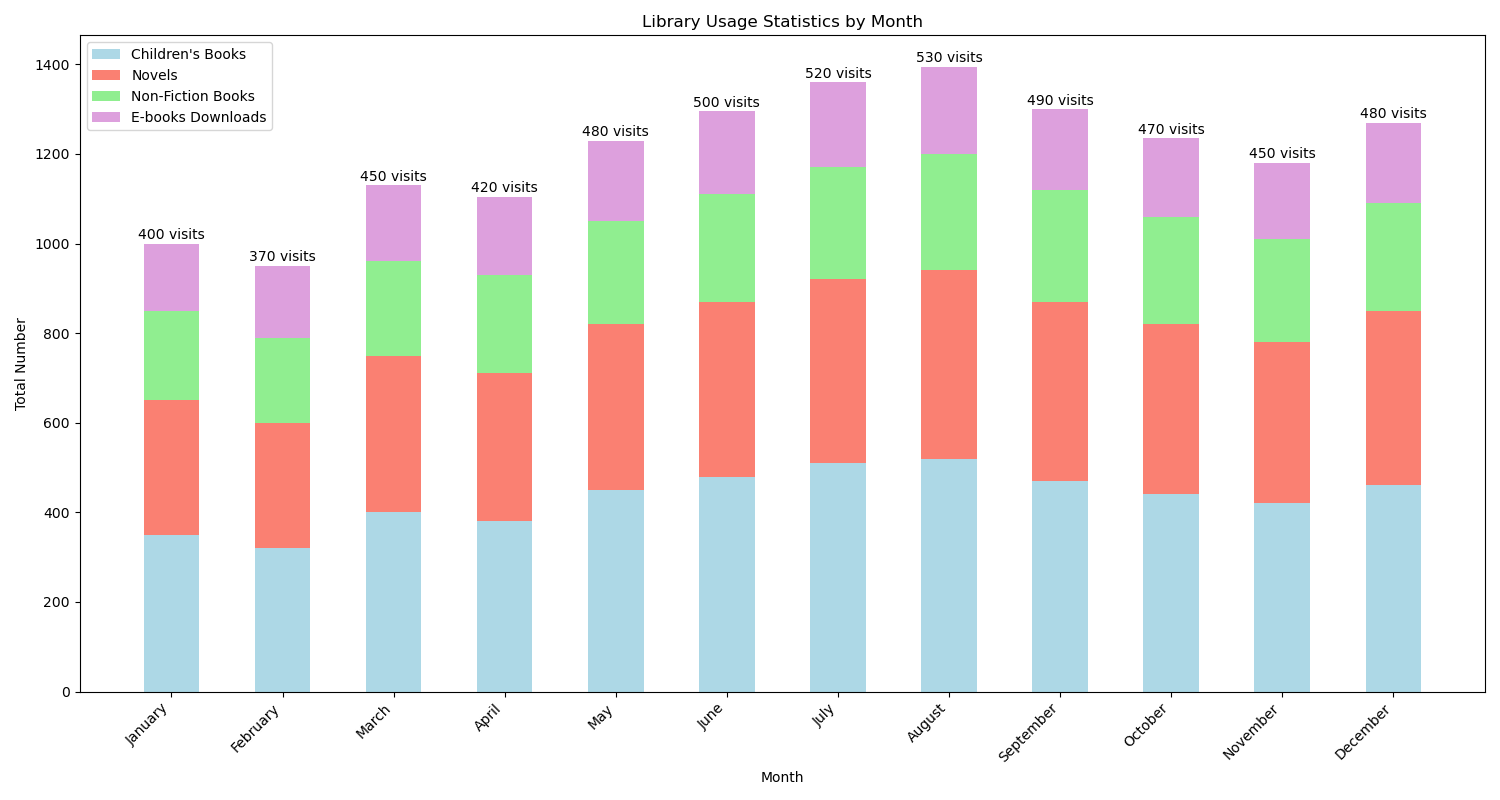

Python code for this plot:

import matplotlib.pyplot as plt
import numpy as np

# Data from the provided table
data = [
    {'Month': 'January', 'Visits': 400, "Children's Books Loans": 350, 'Novels Loans': 300, 'Non-Fiction Books Loans': 200, 'E-books Downloads': 150},
    {'Month': 'February', 'Visits': 370, "Children's Books Loans": 320, 'Novels Loans': 280, 'Non-Fiction Books Loans': 190, 'E-books Downloads': 160},
    {'Month': 'March', 'Visits': 450, "Children's Books Loans": 400, 'Novels Loans': 350, 'Non-Fiction Books Loans': 210, 'E-books Downloads': 170},
    {'Month': 'April', 'Visits': 420, "Children's Books Loans": 380, 'Novels Loans': 330, 'Non-Fiction Books Loans': 220, 'E-books Downloads': 175},
    {'Month': 'May', 'Visits': 480, "Children's Books Loans": 450, 'Novels Loans': 370, 'Non-Fiction Books Loans': 230, 'E-books Downloads': 180},
    {'Month': 'June', 'Visits': 500, "Children's Books Loans": 480, 'Novels Loans': 390, 'Non-Fiction Books Loans': 240, 'E-books Downloads': 185},
    {'Month': 'July', 'Visits': 520, "Children's Books Loans": 510, 'Novels Loans': 410, 'Non-Fiction Books Loans': 250, 'E-books Downloads': 190},
    {'Month': 'August', 'Visits': 530, "Children's Books Loans": 520, 'Novels Loans': 420, 'Non-Fiction Books Loans': 260, 'E-books Downloads': 195},
    {'Month': 'September', 'Visits': 490, "Children's Books Loans": 470, 'Novels Loans': 400, 'Non-Fiction Books Loans': 250, 'E-books Downloads': 180},
    {'Month': 'October', 'Visits': 470, "Children's Books Loans": 440, 'Novels Loans': 380, 'Non-Fiction Books Loans': 240, 'E-books Downloads': 175},
    {'Month': 'November', 'Visits': 450, "Children's Books Loans": 420, 'Novels Loans': 360, 'Non-Fiction Books Loans': 230, 'E-books Downloads': 170},
    {'Month': 'December', 'Visits': 480, "Children's Books Loans": 460, 'Novels Loans': 390, 'Non-Fiction Books Loans': 240, 'E-books Downloads': 180}
]

# Extract month names for the x-axis
months = [entry['Month'] for entry in data]

# Stacking data
childrens_books_loans = np.array([entry["Children's Books Loans"] for entry in data])
novels_loans = np.array([entry['Novels Loans'] for entry in data])
non_fiction_books_loans = np.array([entry['Non-Fiction Books Loans'] for entry in data])
e_books_downloads = np.array([entry['E-books Downloads'] for entry in data])

# Define the bar width
bar_width = 0.5

# Setting index for each month
index = np.arange(len(months))

# Plotting data
plt.figure(figsize=(15, 8))

plt.bar(index, childrens_books_loans, bar_width, label="Children's Books", color='lightblue')
plt.bar(index, novels_loans, bar_width, bottom=childrens_books_loans, label='Novels', color='salmon')
plt.bar(index, non_fiction_books_loans, bar_width, bottom=childrens_books_loans + novels_loans, label='Non-Fiction Books', color='lightgreen')
plt.bar(index, e_books_downloads, bar_width, bottom=childrens_books_loans + novels_loans + non_fiction_books_loans, label='E-books Downloads', color='plum')

# Adding the xticks, title, legend and labels
plt.xticks(index, months, rotation=45, ha="right")
plt.xlabel('Month')
plt.ylabel('Total Number')
plt.title('Library Usage Statistics by Month')
plt.legend()

# Display numbers on the bars
for i in range(len(index)):
    plt.text(i, childrens_books_loans[i] + novels_loans[i] + non_fiction_books_loans[i] + e_books_downloads[i] + 10, f"{data[i]['Visits']} visits", ha='center', color='black')

# Display the plot
plt.tight_layout()
plt.show()
